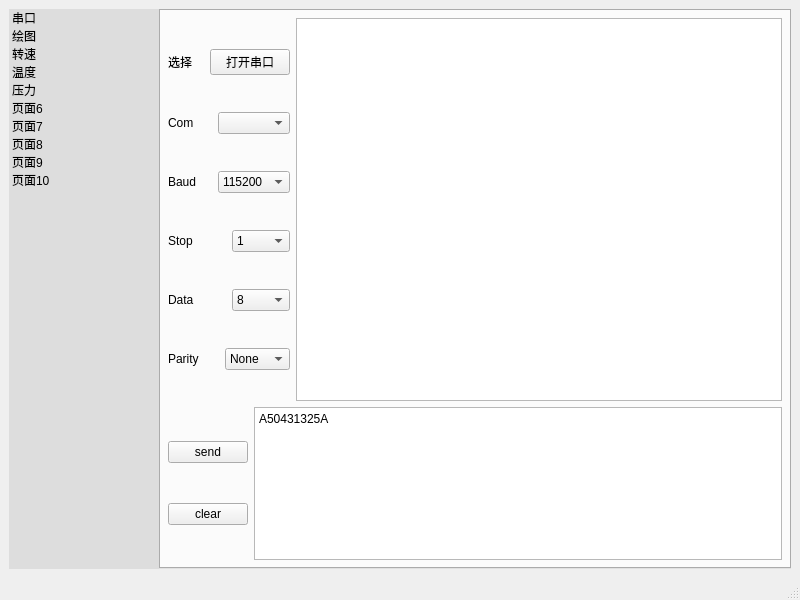
<?xml version="1.0" encoding="UTF-8"?>
<ui version="4.0">
 <class>MainWindow</class>
 <widget class="QMainWindow" name="MainWindow">
  <property name="geometry">
   <rect>
    <x>0</x>
    <y>0</y>
    <width>800</width>
    <height>600</height>
   </rect>
  </property>
  <property name="windowTitle">
   <string>MainWindow</string>
  </property>
  <widget class="QWidget" name="centralwidget">
   <layout class="QHBoxLayout" name="horizontalLayout_2">
    <item>
     <layout class="QHBoxLayout" name="horizontalLayout" stretch="0,0">
      <property name="spacing">
       <number>0</number>
      </property>
      <property name="sizeConstraint">
       <enum>QLayout::SetDefaultConstraint</enum>
      </property>
      <property name="leftMargin">
       <number>0</number>
      </property>
      <item>
       <widget class="QListWidget" name="listWidget">
        <property name="enabled">
         <bool>true</bool>
        </property>
        <property name="maximumSize">
         <size>
          <width>150</width>
          <height>16777215</height>
         </size>
        </property>
        <property name="focusPolicy">
         <enum>Qt::NoFocus</enum>
        </property>
        <property name="styleSheet">
         <string notr="true">QListView{background-color:#dddddd;border:none}
QListView::item:selected {background-color:white;color:black}</string>
        </property>
        <item>
         <property name="text">
          <string>串口</string>
         </property>
        </item>
        <item>
         <property name="text">
          <string>绘图</string>
         </property>
        </item>
        <item>
         <property name="text">
          <string>转速</string>
         </property>
        </item>
        <item>
         <property name="text">
          <string>温度</string>
         </property>
        </item>
        <item>
         <property name="text">
          <string>压力</string>
         </property>
        </item>
        <item>
         <property name="text">
          <string>页面6</string>
         </property>
        </item>
        <item>
         <property name="text">
          <string>页面7</string>
         </property>
        </item>
        <item>
         <property name="text">
          <string>页面8</string>
         </property>
        </item>
        <item>
         <property name="text">
          <string>页面9</string>
         </property>
        </item>
        <item>
         <property name="text">
          <string>页面10</string>
         </property>
        </item>
       </widget>
      </item>
      <item>
       <widget class="QTabWidget" name="tabWidget">
        <property name="styleSheet">
         <string notr="true">QTabWidget{border:none}
QTabBar::tab{width:0px;height:0px}</string>
        </property>
        <property name="currentIndex">
         <number>0</number>
        </property>
        <widget class="QWidget" name="tab_1">
         <attribute name="title">
          <string>Tab 1</string>
         </attribute>
         <layout class="QVBoxLayout" name="verticalLayout_4" stretch="10,4">
          <item>
           <layout class="QHBoxLayout" name="horizontalLayout_12" stretch="1,4">
            <item>
             <layout class="QVBoxLayout" name="verticalLayout">
              <item>
               <layout class="QHBoxLayout" name="horizontalLayout_10">
                <item>
                 <widget class="QLabel" name="label">
                  <property name="text">
                   <string>选择</string>
                  </property>
                 </widget>
                </item>
                <item>
                 <widget class="QPushButton" name="pushButton">
                  <property name="text">
                   <string>打开串口</string>
                  </property>
                  <property name="checkable">
                   <bool>true</bool>
                  </property>
                 </widget>
                </item>
               </layout>
              </item>
              <item>
               <layout class="QHBoxLayout" name="horizontalLayout_8" stretch="0,0">
                <item>
                 <widget class="QLabel" name="label_7">
                  <property name="text">
                   <string>Com</string>
                  </property>
                 </widget>
                </item>
                <item>
                 <widget class="QComboBox" name="comboBox"/>
                </item>
               </layout>
              </item>
              <item>
               <layout class="QHBoxLayout" name="horizontalLayout_3" stretch="0,0">
                <item>
                 <widget class="QLabel" name="label_2">
                  <property name="text">
                   <string>Baud</string>
                  </property>
                 </widget>
                </item>
                <item>
                 <widget class="QComboBox" name="comboBox_2">
                  <item>
                   <property name="text">
                    <string>115200</string>
                   </property>
                  </item>
                  <item>
                   <property name="text">
                    <string>57600</string>
                   </property>
                  </item>
                  <item>
                   <property name="text">
                    <string>38400</string>
                   </property>
                  </item>
                  <item>
                   <property name="text">
                    <string>19200</string>
                   </property>
                  </item>
                  <item>
                   <property name="text">
                    <string>9600</string>
                   </property>
                  </item>
                  <item>
                   <property name="text">
                    <string>4800</string>
                   </property>
                  </item>
                  <item>
                   <property name="text">
                    <string>2400</string>
                   </property>
                  </item>
                  <item>
                   <property name="text">
                    <string>1200</string>
                   </property>
                  </item>
                  <item>
                   <property name="text">
                    <string>-1</string>
                   </property>
                  </item>
                 </widget>
                </item>
               </layout>
              </item>
              <item>
               <layout class="QHBoxLayout" name="horizontalLayout_4" stretch="0,0">
                <item>
                 <widget class="QLabel" name="label_3">
                  <property name="text">
                   <string>Stop</string>
                  </property>
                 </widget>
                </item>
                <item>
                 <widget class="QComboBox" name="comboBox_3">
                  <item>
                   <property name="text">
                    <string>1</string>
                   </property>
                  </item>
                  <item>
                   <property name="text">
                    <string>2</string>
                   </property>
                  </item>
                  <item>
                   <property name="text">
                    <string>3</string>
                   </property>
                  </item>
                  <item>
                   <property name="text">
                    <string>-1</string>
                   </property>
                  </item>
                 </widget>
                </item>
               </layout>
              </item>
              <item>
               <layout class="QHBoxLayout" name="horizontalLayout_5" stretch="0,0">
                <item>
                 <widget class="QLabel" name="label_4">
                  <property name="text">
                   <string>Data</string>
                  </property>
                 </widget>
                </item>
                <item>
                 <widget class="QComboBox" name="comboBox_4">
                  <item>
                   <property name="text">
                    <string>8</string>
                   </property>
                  </item>
                  <item>
                   <property name="text">
                    <string>7</string>
                   </property>
                  </item>
                  <item>
                   <property name="text">
                    <string>6</string>
                   </property>
                  </item>
                  <item>
                   <property name="text">
                    <string>5</string>
                   </property>
                  </item>
                  <item>
                   <property name="text">
                    <string>-1</string>
                   </property>
                  </item>
                 </widget>
                </item>
               </layout>
              </item>
              <item>
               <layout class="QHBoxLayout" name="horizontalLayout_6" stretch="0,0">
                <item>
                 <widget class="QLabel" name="label_5">
                  <property name="text">
                   <string>Parity</string>
                  </property>
                 </widget>
                </item>
                <item>
                 <widget class="QComboBox" name="comboBox_5">
                  <item>
                   <property name="text">
                    <string>None</string>
                   </property>
                  </item>
                  <item>
                   <property name="text">
                    <string>Even</string>
                   </property>
                  </item>
                  <item>
                   <property name="text">
                    <string>Odd</string>
                   </property>
                  </item>
                  <item>
                   <property name="text">
                    <string>Space</string>
                   </property>
                  </item>
                  <item>
                   <property name="text">
                    <string>Mark</string>
                   </property>
                  </item>
                 </widget>
                </item>
               </layout>
              </item>
             </layout>
            </item>
            <item>
             <widget class="QTextBrowser" name="textBrowser"/>
            </item>
           </layout>
          </item>
          <item>
           <layout class="QHBoxLayout" name="horizontalLayout_11">
            <item>
             <layout class="QVBoxLayout" name="verticalLayout_2">
              <item>
               <widget class="QPushButton" name="pushButton_2">
                <property name="text">
                 <string>send</string>
                </property>
               </widget>
              </item>
              <item>
               <widget class="QPushButton" name="pushButton_3">
                <property name="text">
                 <string>clear</string>
                </property>
               </widget>
              </item>
             </layout>
            </item>
            <item>
             <widget class="QTextEdit" name="textEdit">
              <property name="html">
               <string>&lt;!DOCTYPE HTML PUBLIC &quot;-//W3C//DTD HTML 4.0//EN&quot; &quot;http://www.w3.org/TR/REC-html40/strict.dtd&quot;&gt;
&lt;html&gt;&lt;head&gt;&lt;meta name=&quot;qrichtext&quot; content=&quot;1&quot; /&gt;&lt;style type=&quot;text/css&quot;&gt;
p, li { white-space: pre-wrap; }
&lt;/style&gt;&lt;/head&gt;&lt;body style=&quot; font-family:'SimSun'; font-size:9pt; font-weight:400; font-style:normal;&quot;&gt;
&lt;p style=&quot; margin-top:0px; margin-bottom:0px; margin-left:0px; margin-right:0px; -qt-block-indent:0; text-indent:0px;&quot;&gt;A50431325A&lt;/p&gt;&lt;/body&gt;&lt;/html&gt;</string>
              </property>
             </widget>
            </item>
           </layout>
          </item>
         </layout>
        </widget>
        <widget class="QWidget" name="tab_2">
         <attribute name="title">
          <string>Tab 2</string>
         </attribute>
         <layout class="QHBoxLayout" name="horizontalLayout_7">
          <item>
           <layout class="QVBoxLayout" name="verticalLayout_5" stretch="10,1">
            <item>
             <widget class="QCustomPlot" name="sensorPlotWidget" native="true"/>
            </item>
            <item>
             <layout class="QVBoxLayout" name="verticalLayout_3">
              <item>
               <widget class="QPushButton" name="pushButton_4">
                <property name="text">
                 <string>Start</string>
                </property>
                <property name="checkable">
                 <bool>true</bool>
                </property>
               </widget>
              </item>
              <item>
               <widget class="QPushButton" name="pushButton_5">
                <property name="text">
                 <string>保存为(PNG或CSV)</string>
                </property>
               </widget>
              </item>
             </layout>
            </item>
           </layout>
          </item>
         </layout>
        </widget>
        <widget class="QWidget" name="tab_3">
         <attribute name="title">
          <string>页</string>
         </attribute>
        </widget>
        <widget class="QWidget" name="tab_4">
         <attribute name="title">
          <string>页</string>
         </attribute>
        </widget>
        <widget class="QWidget" name="tab_5">
         <attribute name="title">
          <string>页</string>
         </attribute>
        </widget>
        <widget class="QWidget" name="tab_6">
         <attribute name="title">
          <string>页</string>
         </attribute>
        </widget>
        <widget class="QWidget" name="tab_7">
         <attribute name="title">
          <string>页</string>
         </attribute>
        </widget>
        <widget class="QWidget" name="tab_8">
         <attribute name="title">
          <string>页</string>
         </attribute>
        </widget>
        <widget class="QWidget" name="tab_9">
         <attribute name="title">
          <string>页</string>
         </attribute>
        </widget>
        <widget class="QWidget" name="tab_10">
         <attribute name="title">
          <string>页</string>
         </attribute>
        </widget>
       </widget>
      </item>
     </layout>
    </item>
   </layout>
  </widget>
  <widget class="QMenuBar" name="menubar">
   <property name="geometry">
    <rect>
     <x>0</x>
     <y>0</y>
     <width>800</width>
     <height>21</height>
    </rect>
   </property>
  </widget>
  <widget class="QStatusBar" name="statusbar"/>
 </widget>
 <customwidgets>
  <customwidget>
   <class>QCustomPlot</class>
   <extends>QWidget</extends>
   <header location="global">qcustomplot.h</header>
   <container>1</container>
  </customwidget>
 </customwidgets>
 <resources/>
 <connections/>
</ui>
